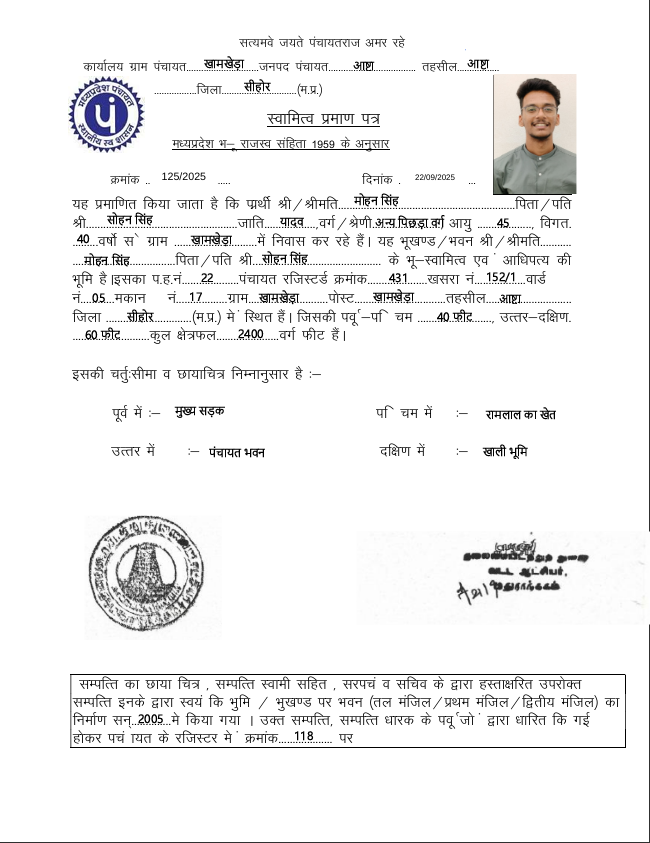
#> input picture AI_Services/ocrnerNew/test2.png, 650 x 843 px
$ python -i ocr_debug.py   (imports and definitions only)
#> lines starting #> are read from the running program, lines starting #| are printed output that depends on the picture; after the words box and inside, x2 and y2 are one past the last pixel; in counts of white or black regions, pixels touching at a corner belong together
"""
Simple OCR tester to debug text extraction issues
"""
import easyocr
from PIL import Image
import cv2
import numpy as np

# [27 lines left out: function test_easyocr, not called in this run]

def preprocess_image_for_ocr(image_path):
    """Preprocess image for better OCR."""
#> called with image_path = 'test2.png'
    print(f"🔧 Preprocessing image: {image_path}")

    # Read image
    img = cv2.imread(image_path)
#> img is the input picture: shape (843, 650, 3); mean B, G, R 241.2, 241.2, 241.4

    # Convert to grayscale
    gray = cv2.cvtColor(img, cv2.COLOR_BGR2GRAY)

    # Apply threshold to get binary image
    _, thresh = cv2.threshold(gray, 0, 255, cv2.THRESH_BINARY + cv2.THRESH_OTSU)
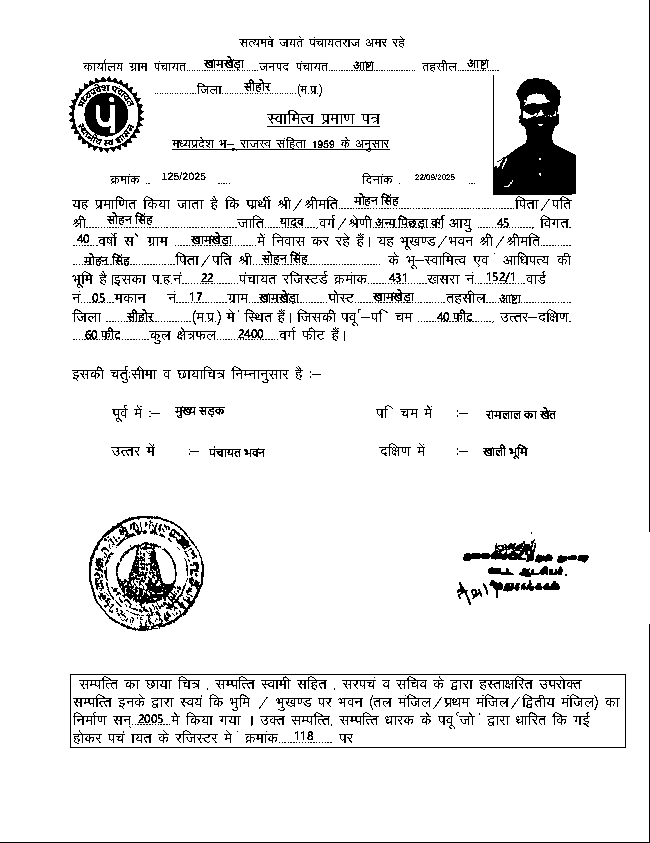
#> thresh: shape (843, 650); 92.9% white; 1075 black regions (805 under 20 px), largest, box (x1, y1, x2, y2) and area: (493, 75, 576, 195) 5789, (89, 516, 204, 631) 3042, (78, 92, 128, 145) 1337

    # Noise removal
    kernel = np.ones((1,1), np.uint8)
#> (the run stopped early here; a loop or call above may not have finished)
